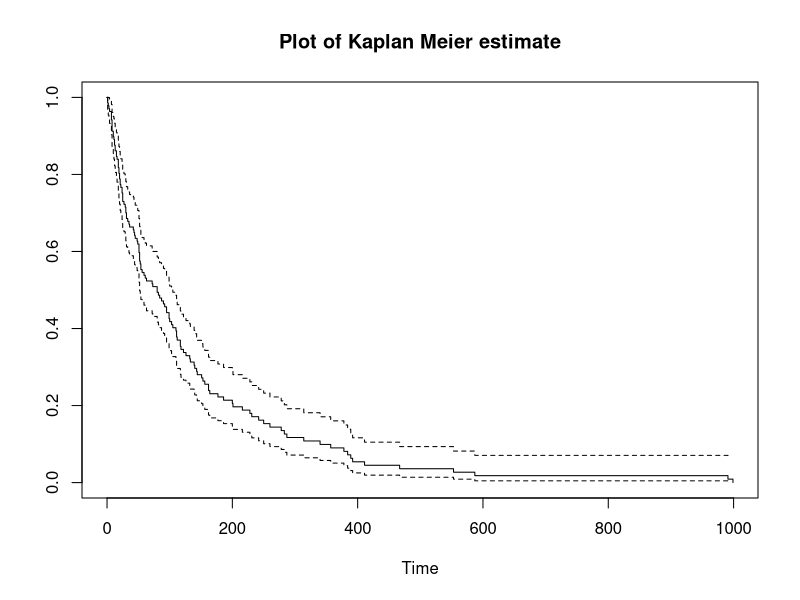
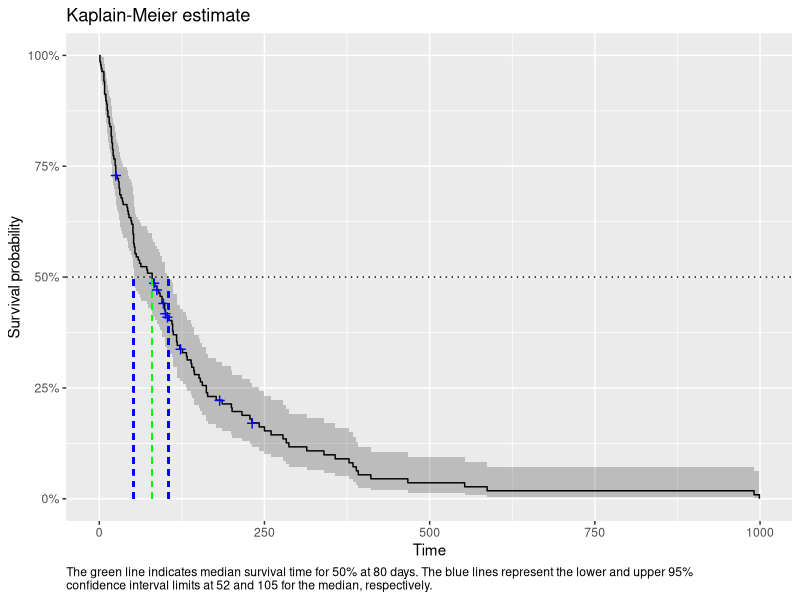
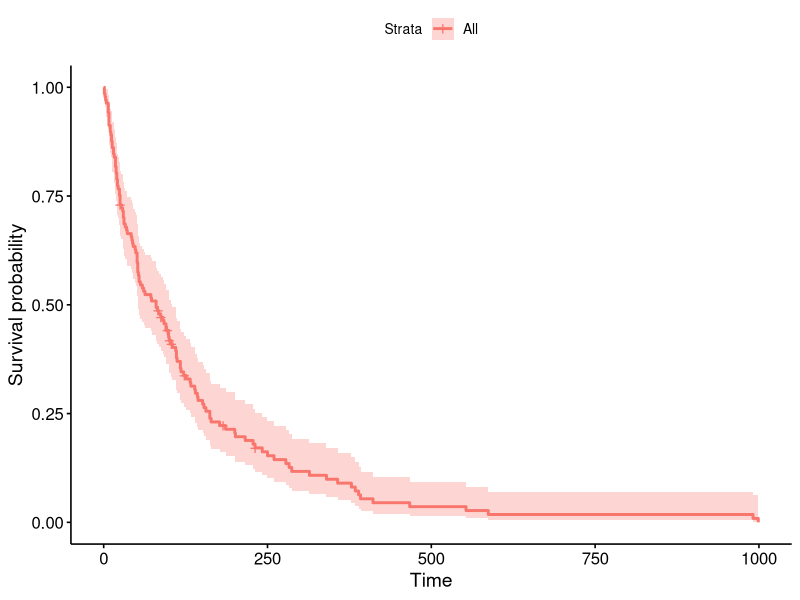
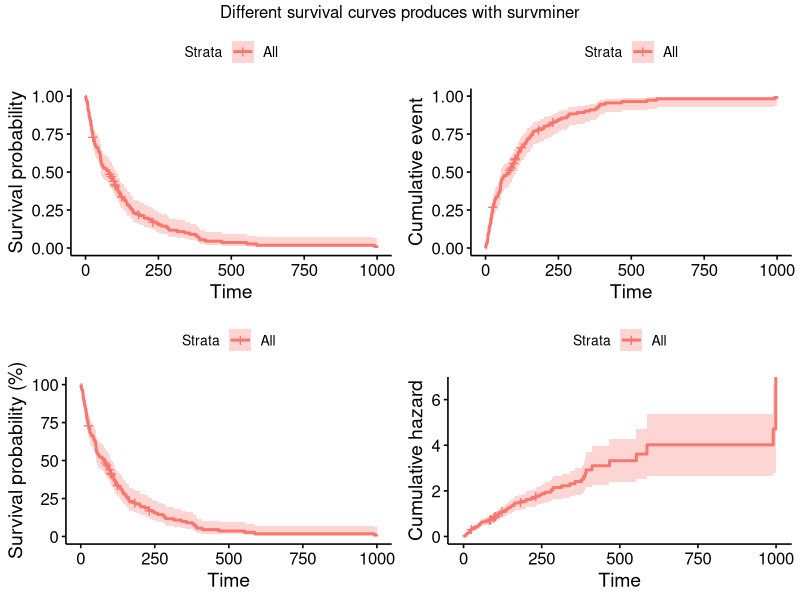
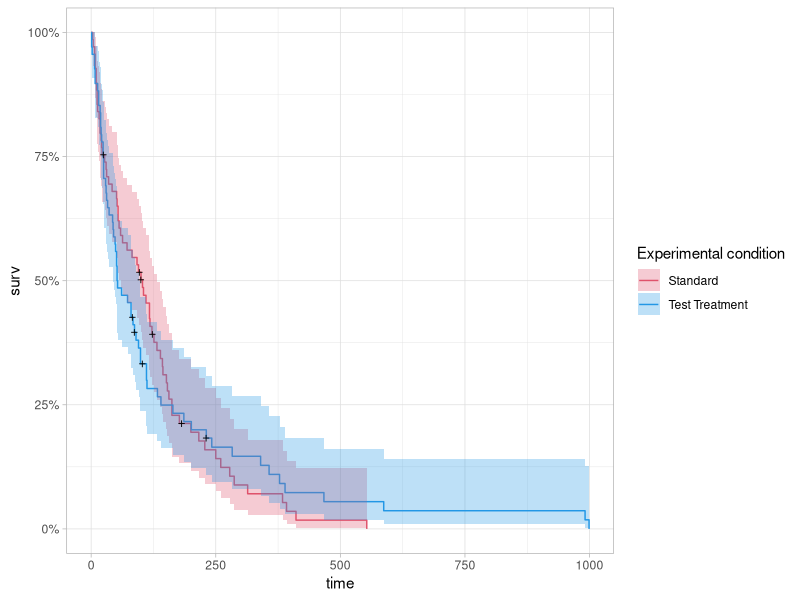

Here is the R script that generated these plots, in order:
## ---- chunk 1
knitr::opts_chunk$set(echo = TRUE)
## ---- chunk 2
library(ggfortify) # to plot survival curves with ggplot2
library(survival)
library(survminer) # different package to plot survival curves with ggplot
library(tidyverse)
## ---- chunk 3
data(veteran)
str(veteran)
## ---- chunk 4
surv_obj <- with(veteran, Surv(time = time, event = status)) # create survival object
head(surv_obj, 20)
## ---- chunk 5
km_model <- survfit(Surv(time = time, event = status) ~ 1, data = veteran)
km_model
## ---- chunk 6
summary(km_model, times = c(1:10, 50*(1:5)))
## ---- chunk 7
km_log <- survfit(Surv(time = time, event = status) ~ 1,
                  conf.type = "log-log",
                  data = veteran)
km_log
## ---- chunk 8
plot(km_model, xlab = "Time", main = "Plot of Kaplan Meier estimate")
## ---- chunk 9
km_table <- summary(km_model)$table # save median
autoplot(km_model,
         conf.int.alpha = 0.2, # opacity of confidence interval
         censor.colour = "blue", # change colour of censor sign
         censor.size = 5,
         xlab = "Time", ylab = "Survival probability", main = "Kaplain-Meier estimate") +
  geom_hline(yintercept = 0.5, linetype = 3) +
  geom_segment(aes(x = km_table["median"], y = 0,
                   xend = km_table["median"], yend = 0.5),
               colour = "green", linetype = "dashed") +
  geom_segment(aes(x = km_table["0.95LCL"], y = 0,
                   xend = km_table["0.95LCL"], yend = 0.5),
               colour = "blue", linetype = "dashed") +
  geom_segment(aes(x = km_table["0.95UCL"], y = 0,
                   xend = km_table["0.95UCL"], yend = 0.5),
               colour = "blue", linetype = "dashed") +
  labs(caption = "The green line indicates median survival time for 50% at 80 days. The blue lines represent the lower and upper 95% \nconfidence interval limits at 52 and 105 for the median, respectively.") +
  theme(plot.caption = element_text(hjust = 0)) #+
  #theme_light(plot.caption = element_text(hjust = 0))
## ---- chunk 10
ggsurvplot(km_model)
## ---- chunk 11
standard_plot <- ggsurvplot(km_model)
pct_plot <- ggsurvplot(km_model, fun = "pct")
event_plot <- ggsurvplot(km_model, fun = "event")
cumhaz_plot <- ggsurvplot(km_model, fun = "cumhaz")
arrange_ggsurvplots(list(standard_plot, pct_plot, event_plot, cumhaz_plot),
                    nrow = 2, ncol = 2,
                    title = "Different survival curves produces with survminer")
## ---- chunk 12
fh_model <- survfit(Surv(time = time, event = status) ~ 1, type = "fh", data = veteran)
summary(fh_model, times = c(1:10, 50*(1:5)))
## ---- chunk 13
# here no interpretable results are obtained
veteran$status_followup <- 1 - veteran$status
rev_km <- survfit(Surv(time = time, event = status_followup) ~ 1, data = veteran)
## ---- chunk 14
autoplot(survfit(Surv(time = time, event = status) ~ trt, data = veteran)) +
  scale_fill_manual(name = "Experimental condition", labels = c("Standard", "Test Treatment"),
                    values = c(2, 4)) + # defines colors
  scale_color_manual(name = "Experimental condition", labels = c("Standard", "Test Treatment"),
                     values = c(2, 4)) +
  theme_light()
## ---- chunk 15
survdiff(Surv(time = time, event = status) ~ trt, # comparing both treatment groups
         data = veteran,
         rho = 0) # rho = 0 is the default value; scalar parameter
## ---- chunk 16
survdiff(Surv(time = time, event = status) ~ trt, # comparing both treatment groups
         data = veteran,
         rho = 01) # rho = 1 for different test; scalar parameter
## ---- chunk 17
survdiff(Surv(time, status) ~ trt + 
           strata(celltype),  # stratified categorical variable celltype (survival::strata())
         data = veteran)
